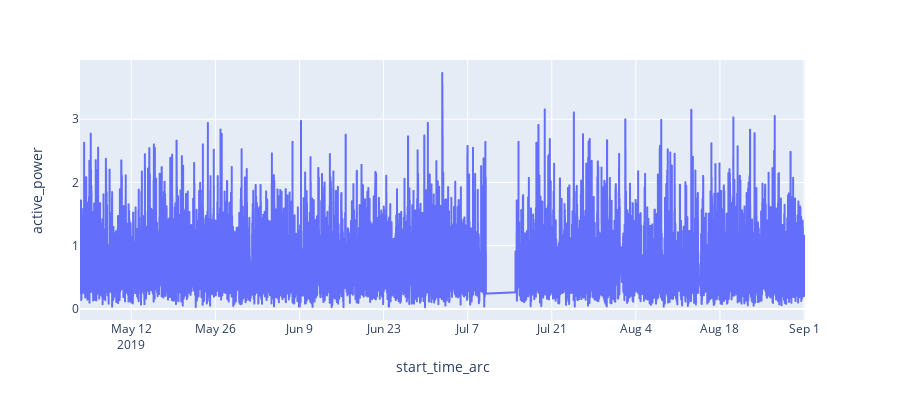

Notebook code cell kept with this figure:
### Markdown cell above
Каждая партия подвергается обработке от одного до 16 раз, в основном обрабатываются по 4-5 раз, доля таких партий превышает половину всего количества партий в имеющихся данных, менее 2 и более 7 раз подвергаются обработке сравнительно небольшая доля партий стали.

### Code cell
px.line(df_arc, x="start_time_arc", y="active_power", width=900, height=400).show()

### Figure 1 — Plotly figure (JSON) as saved in the notebook; plotly's stock layout.template omitted (floating-point values rounded to 4 significant figures; data arrays with more than 128 entries replaced by an {"elided": "..."} marker saying what was removed)
{"data": [{"hoverlabel": {"namelength": 0}, "hovertemplate": "start_time_arc=%{x}<br>active_power=%{y}", "legendgroup": "", "line": {"color": "#636efa", "dash": "solid"}, "mode": "lines", "name": "", "showlegend": false, "type": "scattergl", "x": {"elided": "14876 str values"}, "xaxis": "x", "y": {"elided": "14876 float values"}, "yaxis": "y"}], "layout": {"height": 400, "legend": {"tracegroupgap": 0}, "margin": {"t": 60}, "width": 900, "xaxis": {"anchor": "y", "domain": [0, 0.98], "title": {"text": "start_time_arc"}}, "yaxis": {"anchor": "x", "domain": [0, 1], "title": {"text": "active_power"}}}}
